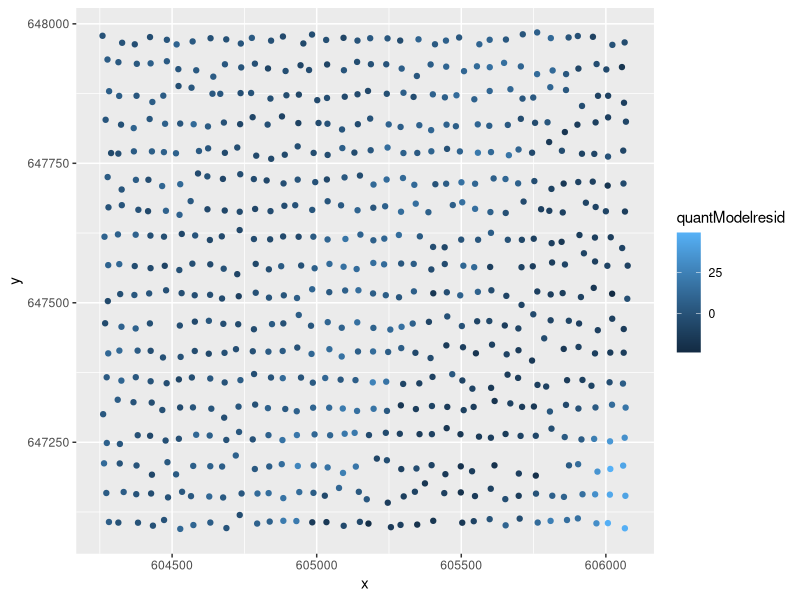

Here is the R script that generated this plot: (Note: this script raises an error after producing the figure.)
################################################################################
#' @title simQuantSpat
#' @author James Margrove
#' @description simulated function 

# Set langauge and clear workspace
Sys.setenv(LANG = "en")
rm(list=ls())

# Import packages 
require(ggplot2)
require(gtable)
require(grid)
require(quantreg)
require(ape)

# Import data 
pelev_data <- read.table("./data/pelev_data.txt", header = TRUE)
spatial_data <- read.table("./data/forestplot_160_spatial_data.txt", header = TRUE)
plotExtent <- read.table("./data/plotExtent.txt", header = TRUE)
# Reubens data (Sort out later )
#reu_data <- read.table( "./data/Reuben_data/data_cleaned.txt", header = TRUE)
# Cut the data to ensure that 
Xbreaks <- seq(plotExtent[1,"X50N"], plotExtent[3,"X50N"], length = 37)  
Ybreaks <- seq(plotExtent[1,"Y50N"], plotExtent[2,"Y50N"], length = 19)  

spatial_data$XCut <- cut(spatial_data$X50N, breaks = Xbreaks)
spatial_data$YCut <- cut(spatial_data$Y50N, breaks = Ybreaks)
str(spatial_data)
# Calculate average, elevation and wood density per square 
e <- as.vector(unlist(with(spatial_data, tapply(elev, list(XCut, YCut), mean, na.rm = TRUE))))
d <- as.vector(unlist(with(spatial_data, tapply(dden, list(XCut, YCut), mean, na.rm = TRUE))))
x <- as.vector(unlist(with(spatial_data, tapply(X50N, list(XCut, YCut), mean, na.rm = TRUE))))
y <- as.vector(unlist(with(spatial_data, tapply(Y50N, list(XCut, YCut), mean, na.rm = TRUE))))
spat_data <- data.frame(e, d, x, y)
spat_data <- spat_data[with(spat_data, which(!is.na(y))),]

#### Email 2 from robi
data = spat_data
taus = c(0.5)
quantModel <- rq(e ~ d, data = data, tau = taus)
summary(quantModel)
data$quantModelresid <- resid(quantModel)
ggplot(data, aes(x, y, color = quantModelresid)) + geom_point()


# Are wood density values auto-correlated?
# Calculate Morans I
coords_dist_mat <- as.matrix(dist(cbind(spat_data$x, spat_data$y)))
coords_dist_mat_inv <- 1/coords_dist_mat
diag(coords_dist_mat_inv) <- 0
# Calculate Moran's I
Moran.I(data$quantModelresid, coords_dist_mat_inv)
require(nlme)
# Ok so the residuals are quto correlated 
quantModelfitted <- fitted(quantModel)
plot(y = quantModelresid, x = quantModelfitted)
nullModel <- nlme::gls(quantModelresid ~ 1, 
                       data = data)


vario2 <- Variogram(nullModel, form = ~x + y, resType = "pearson")
plot(vario2, smooth = TRUE, ylim = c(0, 1.2))
#On the variogram we see that the semi-variance is clearly increasing with distance.
# Semi variance is, 

# Model using different spatial structures 
spatModel1 <- nlme::gls(quantModelresid ~ 1, 
                        data = data, 
                        correlation = corExp(form = ~ x + y))
spatModel2 <- nlme::gls(quantModelresid ~ 1, 
                        data = data, 
                        correlation = corGaus(form = ~ x + y))
spatModel3 <- nlme::gls(quantModelresid ~ 1, 
                        data = data, 
                        correlation = corSpher(form = ~ x + y))
spatModel4 <- nlme::gls(quantModelresid ~ 1, 
                        data = data, 
                        correlation = corLin(form = ~ x + y))

AIC(spatModel1)
AIC(spatModel2)
AIC(spatModel3)
AIC(spatModel4)
# Best model is model 1 corExp
summary(spatModel1)
vario4 <- Variogram(spatModel1, form = ~x + y)
plot(vario4, smooth = FALSE)



# this is very good completely flattens out the residuals 

summary(spatModel2)

gaussian(spatModel1)

?Variogram
str(spatModel1)
spatModel1$range



?gaussian
gaussian()
args(gaussian)


summary(spatModel)
str(spatModel$modelStruct$corStruct)

cg <- nlme::corGaus(form = quantModelresid ~ x + y)
icg <- nlme::Initialize(cg, data)
str(icg)
## OK 


# Extract distances 
dist_mat <- as.matrix(dist(cbind(x = data$x, y = data$y)))
var_mat <- ??
sigma <- t(chold(var_mat))
rnorm(nrow(data), 0, sd = sigma)



#############
simQuantSpat <- function(quantModel, coords, nsim = 10, coef = TRUE){
  # args 
  #quantModel <- mod
  #coords <- spat_data[,c(3,4)]
  #coef = FALSE
  #nsim = 100
  #
  taus <- quantModel$tau
  data <- quantModel$model
  colnames(coords) <- c("x", "y")
  data <- cbind(data, coords)
  n = nrow(data)
  x <- coords[,1]
  y <- coords[,2]
  data$quantModelresid <- resid(quantModel)
  data$quantModelfitted <- fitted(quantModel)
  # Run 
  spatModel <- nlme::gls(quantModelresid ~ 1, 
                         data = data, 
                         correlation = corGaus(form = ~ x + y))
  
  spatModelfitted <- fitted(spatModel)
  spatModelresid <- resid(spatModel)
  
  sigma <- spatModel$sigma
  simCoef <- function(){
    sim_error <- rnorm(n, mean = spatModelfitted, sd = sigma)
    data$new_y <- data$quantModelfitted + sim_error
    sim_quantModel <-  update(quantModel, new_y ~ . , data = data)
    summary(sim_quantModel)
    
    if(coef){
      coef_sim <- coef(sim_quantModel) 
      return(coef_sim)
    }
    else if(!coef){
      preds <- data.frame(d = seq(min(data[,"d"]), max(data[,"d"]), length = 100))
      e <- predict(sim_quantModel, newdata = preds)
      return(e)
    }
  }
  
  if(coef){
    sim_dist <- replicate(nsim, simCoef())
    sim_CI <- apply(sim_dist, 1, quantile, c(0.025, 0.975))
    sim_CI <- t(sim_CI) # CHECK!!! switch for binding
    sim_mean <- apply(sim_dist, 1, mean)
    sim_median <- apply(sim_dist, 1, median)
    sim_coefs <- cbind(sim_mean, sim_median, sim_CI)
    return(sim_coefs)
  } 
  else if(!coef){
    sim_dist <- replicate(nsim, simCoef())
    CI <- apply(sim_dist, 1, quantile, c(0.025, 0.975))
    mcoef <- apply(sim_dist, 1, mean)
    data.frame(mcoef, 
               CI025 = CI[1,], 
               CI975 = CI[2,], 
               d = seq(min(data[,"d"]), max(data[,"d"]), length = 100))
  }
}


#############
# current tau
taus = c(0.975)
# Data frame creation 
mod <- rq(e ~ d, data = spat_data, tau = taus)
summary(mod)
#simQuantSpat(quantModel = mod, coords = spat_data[,c(3,4)], coef = TRUE, nsim = 100)
#preds <- data.frame(d = seq(min(spat_data[,"d"]), max(spat_data[,"d"]), length = 100))
taus = c(0.025, 0.1, 0.5, 0.9, 0.975)
preds <- data.frame(mcoef = as.numeric(),
                    CI025 = as.numeric(),
                    CI975 = as.numeric(),
                    d = as.numeric(),
                    Q = as.numeric())
for(t in taus){
  mod <- rq(e ~ d, data = spat_data, tau = t)
  pred <- simQuantSpat(quantModel = mod, coords = spat_data[,c(3,4)], coef = FALSE, nsim = 1000)
  pred$Q <- rep(t, nrow(pred))
  preds <- rbind(preds, pred)
}

# Colors for CI ribbon 
cols <- c("#8CB369", "#F4E285", "#4C8577", "#F4A259", "#BC4B51")
# Ok basic done 
p1 <- ggplot(spat_data[spat_data$d < 0.55,], aes(x = d, y = e)) + 
  geom_ribbon(data = preds[preds$d < 0.55,], 
              inherit.aes = FALSE, 
              aes(x = d, ymin = CI025, ymax = CI975, group = Q,  fill = factor(Q)), 
              alpha = 0.77) + 
  geom_line(data = preds[preds$d < 0.55,], inherit.aes = FALSE, aes(x = d, y = mcoef, group = Q)) + 
  theme_classic() + 
  xlab(bquote("Wood density g" ~cm^-3 )) +
  ylab("elevation (asl m)") + 
  scale_fill_manual(values = cols) +
  geom_point(alpha = 0.5) +
  theme(legend.position = "top")
  

ggsave(p1, file = './graphs/simQuantSpat_wden_triangle.png', 
       width = 4, 
       height = 4.2)


